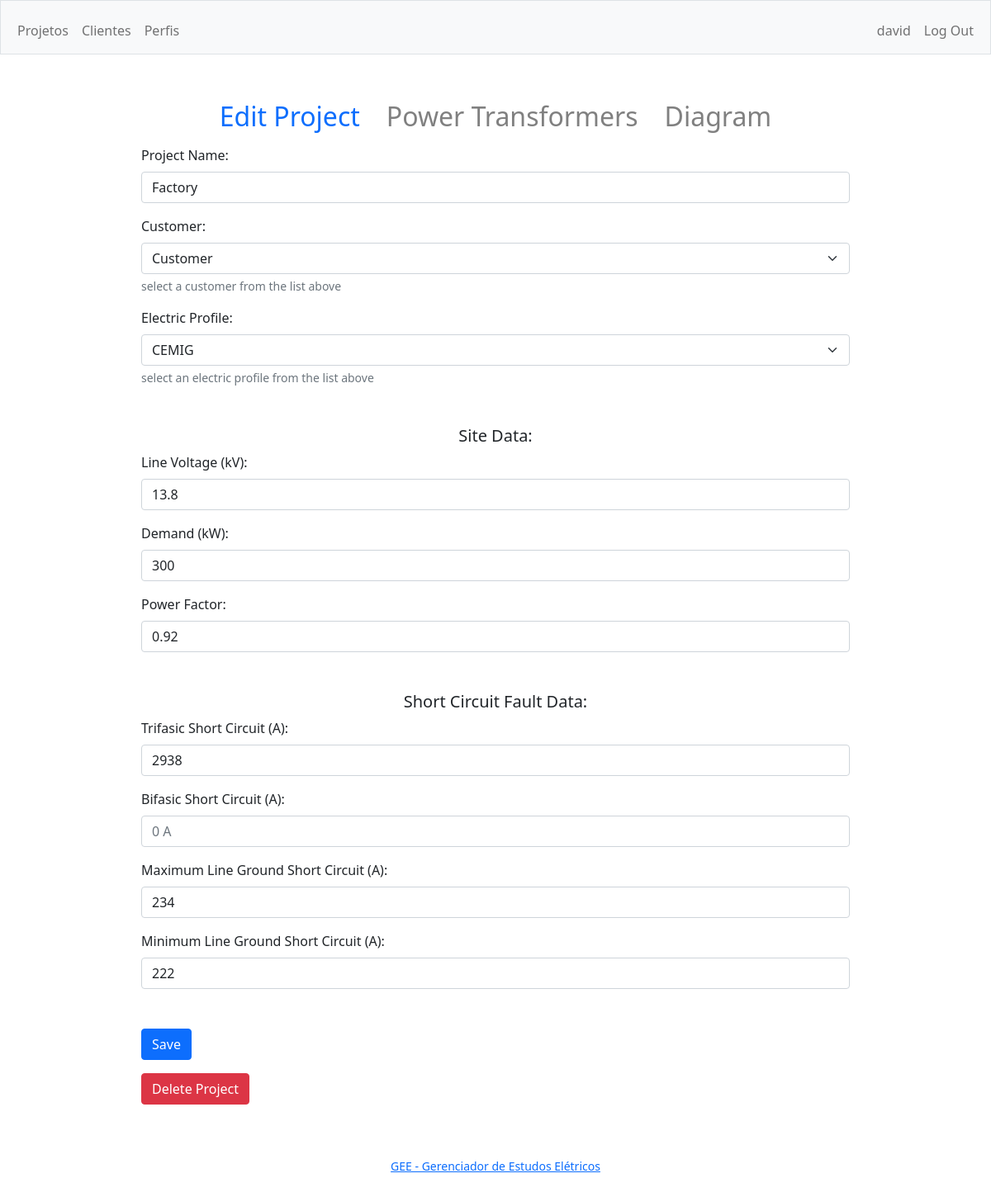
The app's page /project?id=70&go=project (signed in) with its own data.
### tables this page shows
CREATE TABLE projects (
id INTEGER PRIMARY KEY AUTOINCREMENT NOT NULL,
user_id INTEGER,
createddate TEXT,
modifieddate TEXT,
name TEXT,
customer_id NUMERIC,
profile_id NUMERIC,
tri_sc NUMERIC,
    bi_sc NUMERIC,
    lg_sc_max NUMERIC,
lg_sc_min NUMERIC,
voltage NUMERIC,
demand NUMERIC,
pf NUMERIC);

CREATE TABLE profiles (
id INTEGER PRIMARY KEY AUTOINCREMENT NOT NULL,
user_id INTEGER,
createddate TEXT,
modifieddate TEXT,
name TEXT,
threshold_factor NUMERIC,
n_factor_threshold NUMERIC,
max_n_threshold NUMERIC,
inansi_factor NUMERIC,
iansi_time NUMERIC,
mag_oil_factor NUMERIC,
mag_dry_factor NUMERIC,
trip_factor NUMERIC,
n_trip_factor NUMERIC,
delay_50 NUMERIC
);

### app.py (the view)
@app.route("/project", methods=["GET", "POST"])
@login_required
def project():
    if request.method == "POST":
        delete = request.form.get("delete")
        if delete != None:
            db.execute("DELETE FROM projects WHERE id = ? AND user_id = ?", delete, session["user_id"])
            db.execute("DELETE FROM transformers WHERE project_id = ?", delete)
            flash("Projeto Deletado", 'alert-primary')
            return redirect("/")
        id = request.form.get("id")
        if id:
            db.execute("SELECT id FROM projects WHERE id = ? AND user_id = ?", id, session["user_id"])[0]
        parameter_list = ["name", "customer_id", "profile_id", "voltage", "demand", "pf", "tri_sc", "bi_sc", "lg_sc_max", "lg_sc_min"]
        parameter = {}
        for item in parameter_list:
            parameter[item] = request.form.get(item)
        if not parameter["name"]: parameter["name"] = "noname"
        now = datetime.now()
        if not id:
            id = db.execute("INSERT INTO projects (user_id, createddate) VALUES (?, ?)", session["user_id"], now)
        db.execute("UPDATE projects SET modifieddate = ? WHERE id = ? AND user_id = ?", now, id, session["user_id"])
        for item in parameter_list:
            string = "UPDATE projects SET " + item + " = ? WHERE id = ? AND user_id = ?"
            db.execute(string, parameter[item], str(id), str(session["user_id"]))
        transformersData = db.execute("SELECT id FROM transformers WHERE project_id = ?", id)
        for transformer in transformersData:
            t_id = str(transformer["id"])
            kva = request.form.get("kva_" + t_id)
            impedance = request.form.get("impedance_" + t_id)
            type = request.form.get("type_" + t_id)
            if not type:
                type = 0
            db.execute("UPDATE transformers SET power_kva = ?, impedance = ?, type = ? WHERE id = ?", kva, impedance, type, t_id)
        add_tr = request.form.get("add_tr")
        if (add_tr == "1"):
            db.execute("INSERT INTO transformers (project_id, power_kva, impedance, type) VALUES (?, ?, ?, ?)", id, "0", "0", None)
        delete_tr = request.form.get("delete_tr")
        if delete_tr:
            db.execute("DELETE FROM transformers WHERE id = ? AND project_id = ?", delete_tr, id)
        page_id = request.form.get("page_id")
        flash(parameter["name"] + " salvo", 'alert-primary')
        if page_id == "diagram":
            return redirect("/diagram?id=" + str(id))
        return redirect("/project?id=" + str(id) + "&go=" + page_id)
    else:
        customersData = db.execute("SELECT id, name FROM customers WHERE user_id = ?", session["user_id"])
        profilesData = db.execute("SELECT id, name FROM profiles WHERE user_id = ?", session["user_id"])
        go = request.args.get("go")
        id = request.args.get("id")
        if id:
            projectData = db.execute("SELECT * FROM projects WHERE id = ? and user_id = ?", id, session["user_id"])[0]
            transformersData = db.execute("SELECT * FROM transformers WHERE project_id = ?", id)
        else:
            projectData = None
            transformersData = None
        return render_template("project.html", go=go, customersData=customersData, profilesData=profilesData, projectData=projectData, transformersData=transformersData)

### app.py (called while the page is built)
def login_required(f):
    @wraps(f)
    def decorated_function(*args, **kwargs):
        if session.get("user_id") is None:
            return redirect("/login")
        return f(*args, **kwargs)
    return decorated_function

@app.after_request
def after_request(response):
    response.headers["Cache-Control"] = "no-cache, no-store, must-revalidate"
    response.headers["Expires"] = 0
    response.headers["Pragma"] = "no-cache"
    return response

### templates/project.html (shortened to what this page needs)
{% extends "layout.html" %}
{% block main %}
<ul class="nav justify-content-center">
    <li>
        <a class="nav-link" id="itemNavShowProject" onclick="showProjectForm()" href="#">
            <h2>{% if projectData.name %}Edit Project{% else %}Create New Project{% endif %}</h2>
        </a>
    </li>
    <li>
        <a class="nav-link" id="itemNavShowTransformer" onclick="showTransformerForm()" href="#">
            <h2>Power Transformers</h2>
        </a>
    </li>
    <li>
        <a class="nav-link" id="itemNavShowDiagram" style="color: gray" onclick="showDiagram()" href="#">
            <h2>Diagram</h2>
        </a>
    </li>
</ul>
<div class="container w-75 mb-3">
    <form name="projectFormAll" action="/project" method="post">
        <div id="projectForm">
            <div class="mb-3">
                <label for="name" class="form-label">Project Name:</label>
                <input class="form-control " name="name" placeholder="name" type="text" {% if projectData %}
                    value="{{projectData.name}}" {% endif %}>
            </div>
            <div class="mb-3">
                <label for="customer_id" class="form-label">Customer:</label>
                <select class="form-select " name="customer_id">
                    <option disabled="" {% if not projectData.customer_id %} selected="" {% endif %}>Customer</option>
                </select>
                <div class="form-text">select a customer from the list above</div>
            </div>
            <div class="mb-5">
                <label for="profile_id" class="form-label">Electric Profile:</label>
                <select class="form-select " name="profile_id">
                    {% for profile in profilesData %}
                    <option value="{{profile.id}}" {%if projectData.profile_id==profile.id %} selected="" {% endif %}>
                        {{profile.name}}</option>
                    {% endfor %}
                </select>
                <div class="form-text">select an electric profile from the list above</div>
            </div>
            <div>
                <h5 class="text-center">Site Data:</h5>
            </div>
            <div class="mb-3">
                <label for="voltage" class="form-label">Line Voltage (kV):</label>
                <input class="form-control " name="voltage" placeholder="0 v" type="number"
                    value="{{projectData.voltage}}">
            </div>
            <div class="mb-3">
                <label for="demand" class="form-label">Demand (kW):</label>
                <input class="form-control " name="demand" placeholder="0 kw" type="number"
                    value="{{projectData.demand}}">
            </div>
            <div class="mb-5">
                <label for="pf" class="form-label">Power Factor:</label>
                <input class="form-control " name="pf" placeholder="0.0" type="number" value="{{projectData.pf}}">
            </div>
            <div>
                <h5 class="text-center">Short Circuit Fault Data:</h5>
            </div>
            <div class="mb-3">
                <label for="tri_sc" class="form-label">Trifasic Short Circuit (A):</label>
                <input class="form-control " name="tri_sc" placeholder="0 A" type="number"
                    value="{{projectData.tri_sc}}">
            </div>
            <div class="mb-3">
                <label for="bi_sc" class="form-label">Bifasic Short Circuit (A):</label>
                <input class="form-control " name="bi_sc" placeholder="0 A" type="number" value="{{projectData.bi_sc}}">
            </div>
            <div class="mb-3">
                <label for="lg_sc_max" class="form-label">Maximum Line Ground Short Circuit (A):</label>
                <input class="form-control " name="lg_sc_max" placeholder="0 A" type="number"
                    value="{{projectData.lg_sc_max}}">
            </div>
            <div class="mb-3">
                <label for="lg_sc_min" class="form-label">Minimum Line Ground Short Circuit (A):</label>
                <input class="form-control " name="lg_sc_min" placeholder="0 A" type="number"
                    value="{{projectData.lg_sc_min}}">
            </div>
        </div>
    </form>
</div>
<div class="mb-3 w-75 mt-5 container">
    <button class="btn btn-primary" onclick="saveProject()" id="btnSave">Save</button>
</div>
<div class="mb-3 w-75 container" {% if not projectData %} style="display: none;" {% endif %}>
    <button class="btn btn-danger" onclick="deleteProject()" id="btnDelete">Delete Project</button>
</div>
{% endblock %}

### static/styles.css (style rules this page uses)
.container { width: 100%; height: 100%; flex-direction: row; justify-content: center; align-items: center; }

### records on screen
projects: name "Factory", profile_id "CEMIG", voltage "13.8", demand "300", pf "0.92", tri_sc "2938", lg_sc_max "234", lg_sc_min "222"

### other values on screen
{{ session["username"] }} "david"
